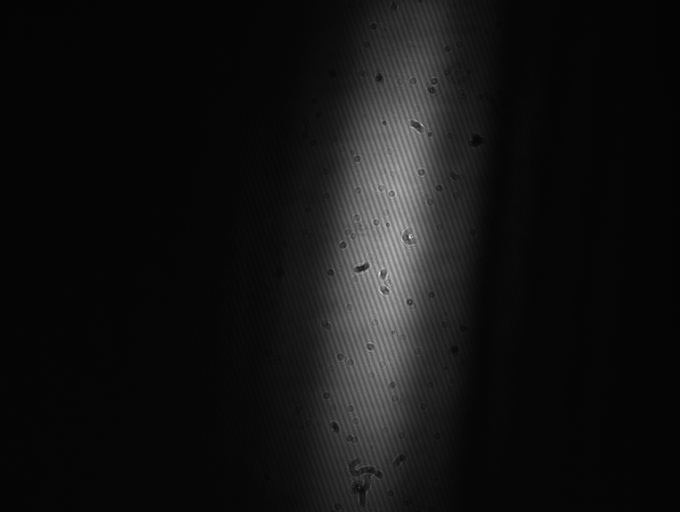
#> input picture examples/beam_profile/DeviceData_2026-04-08_12.28.03_#001.bmp, 1360 x 1024 px (shown at 1/2 size)
$ jupyter execute --allow-errors 'R2 transition_vertical_expanded_beam_4_8_2026.ipynb'   (shell and % lines are left out)
#> lines starting #> are read from the running program, lines starting #| are printed output that depends on the picture; after the words box and inside, x2 and y2 are one past the last pixel; in counts of white or black regions, pixels touching at a corner belong together
[cell 1]
from pathlib import Path
import pickle

import numpy as np
from scipy import constants as cst

import matplotlib.pyplot as plt
import tqdm

from centrex_tlf import states, hamiltonian, transitions, couplings, lindblad, utils
from centrex_tlf_julia_extension import lindblad_julia
# import cv2
import numpy as np
from scipy.optimize import curve_fit
import scipy.ndimage as ndimage

from PIL import Image

[cell 2]
plt.rcParams.update({"font.size": 14})

[cell 3]
cwd = Path().cwd()

# Setting up the system

#> (a cell that did not finish here is left out)

#> (a cell that did not finish here is left out)

#> (a cell that did not finish here is left out)

[cell 7]
from copy import deepcopy

#> (the rest of this cell did not finish here and is left out)

#> (a cell that did not finish here is left out)

## Detection Laser Beam Profile

### Read data from thorlabs beam profiler

## Beam profile after realignment with longer beamline

[cell 9]
import cv2


# file_path = "beam_profile/Image_2026-03-17_11.06.22_DET_vertical_expanded_0.5mW.bmp"
file_path = "beam_profile/DeviceData_2026-04-08_12.28.03_#001.bmp"
# Open the image file
image = Image.open(file_path)
#> image is the input picture: PIL image 1360x1024 RGB; min 3, max 255, mean 18.7

# Convert the image to grayscale (optional, if you need a 2D array)
image = image.convert('L')
#> image: PIL image 1360x1024 L
# Convert the image to a NumPy array
image_array = np.array(image)
image_array = image_array[::-1, :]
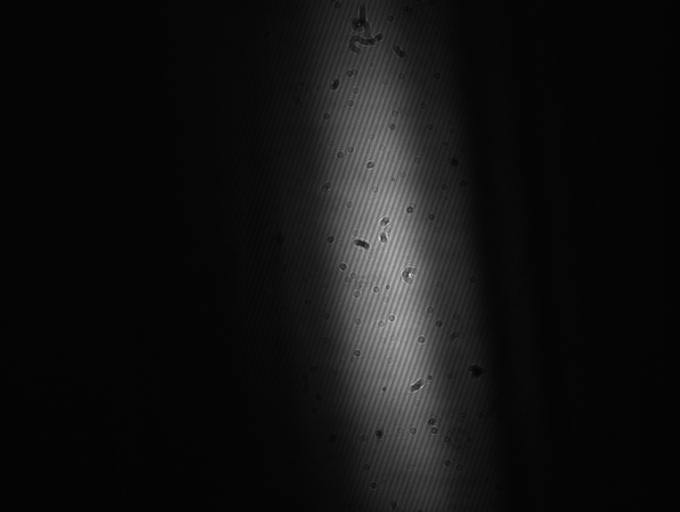
#> image_array: shape (1024, 1360) (shown at 1/2 size); min 3, max 255, mean 18.7
sensor_array = image_array

# Converting the array to uint8 format needed for OpenCV
image = (sensor_array).astype(np.uint8)

# Apply thresholding to create a binary mask of the non-zero data
_, thresholded = cv2.threshold(image, 60, 255, cv2.THRESH_BINARY)
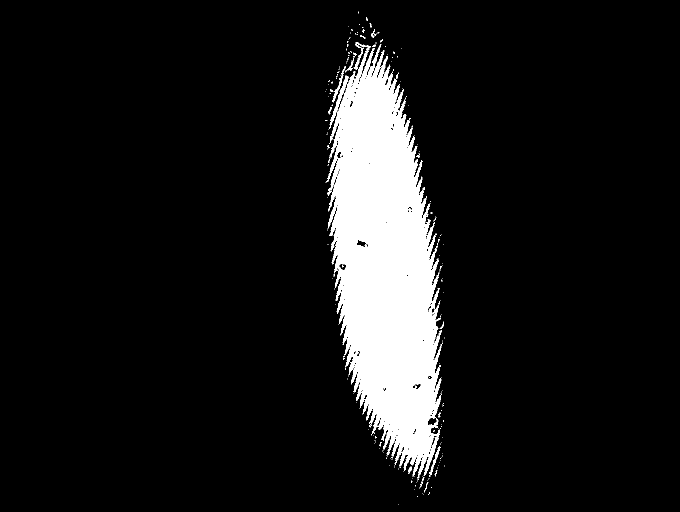
#> thresholded: shape (1024, 1360) (shown at 1/2 size); 9.1% white; 273 white regions (251 under 20 px)

# Find contours of the thresholded image to locate the non-zero areas
contours, _ = cv2.findContours(thresholded, cv2.RETR_EXTERNAL, cv2.CHAIN_APPROX_SIMPLE)
#> contours = 269 contours, 256 with area under 20; largest, box (x1, y1, x2, y2) and area: (653, 89, 885, 960) 123198, (658, 151, 698, 257) 517, (665, 133, 692, 204) 186, (858, 892, 881, 954) 176, (707, 104, 725, 139) 120

# Combine all contours into one to get a single enclosing circle
all_points = np.vstack(contours)
#> all_points = contour of 5579 points, box (x1, y1, x2, y2) (650, 22, 889, 1010), area 149870

# Find the minimum enclosing circle that covers all combined contours
(x, y), radius = cv2.minEnclosingCircle(all_points)
#> x = 756.5; y = 515.5; radius = 495.1
center = (int(x), int(y))
#> center = (756, 515)
radius = int(radius)
#> radius = 495

# Draw the enclosing circle on the original image
output_image = cv2.cvtColor(image, cv2.COLOR_GRAY2BGR)  # Convert to BGR for colored circle visualization
cv2.circle(output_image, center, radius, (0, 255, 0), 2)
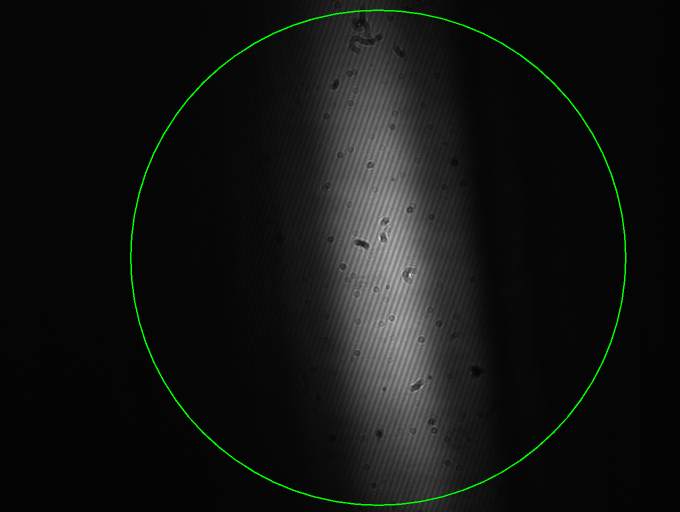
#> output_image: shape (1024, 1360, 3) (shown at 1/2 size); mean B, G, R 18.6, 20.3, 18.6


pixel_x_size, pixel_y_size = 8.77e-3/1360, 6.6e-3/1024

# Define a 2D Gaussian function
def gaussian_2d(xy, amplitude, xo, yo, sigma_x, sigma_y):
    x, y = xy
    xo = float(xo)
    yo = float(yo)
    g = amplitude * np.exp(-(((x - xo) ** 2) / (2 * sigma_x ** 2) + ((y - yo) ** 2) / (2 * sigma_y ** 2)))
    return g.ravel()

# Define the 2D Gaussian function with rotation
def gaussian_2d_rotated(coords, A, x0, y0, sigma_x, sigma_y, theta):
    x, y = coords
    a = np.cos(theta)**2 / (2*sigma_x**2) + np.sin(theta)**2 / (2*sigma_y**2)
    b = np.sin(2*theta) / (2*sigma_x**2) - np.sin(2*theta) / (2*sigma_y**2)
    c = np.sin(theta)**2 / (2*sigma_x**2) + np.cos(theta)**2 / (2*sigma_y**2)

    g = A * np.exp(- a*(x-x0)**2 - b*(x-x0)*(y-y0) - c*(y-y0)**2)
    return g.ravel()

# Initial guess for the Gaussian parameters
initial_guess = (80, 600, 400, 200, 200, 2)  # (A, x0, y0, sigma_x, sigma_y, theta)
# initial_guess = (20, 600, 600, 20, 20)  # (A, x0, y0, sigma_x, sigma_y)

img = ndimage.gaussian_filter(sensor_array, sigma=(50, 50), order=0)
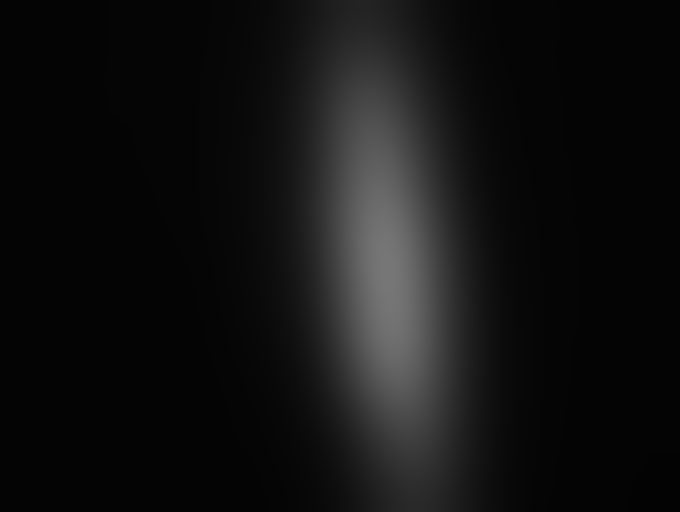
#> img: shape (1024, 1360) (shown at 1/2 size); min 3, max 119, mean 17.8

# Generate a grid of x, y coordinates
x = np.arange(img.shape[1])
#> x = 1360 values from 0 to 1359
y = np.arange(img.shape[0])
#> y = 1024 values from 0 to 1023
x, y = np.meshgrid(x, y)

# Create a mask to select data within the circle
mask = (x - center[0])**2 + (y - center[1])**2 <= radius**2
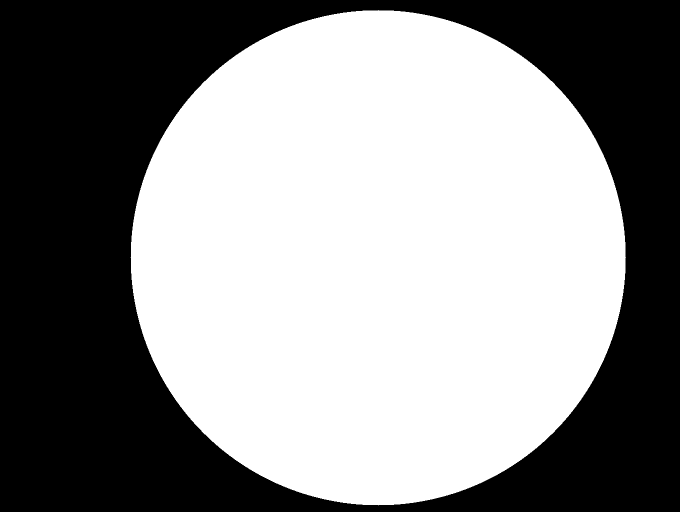
#> mask: shape (1024, 1360) bool (shown at 1/2 size); 55.3% white; 1 black region, box (x1, y1, x2, y2) and area: (0, 0, 1360, 1024) 622963

# Apply the mask to extract the relevant data
x_data = x[mask]
y_data = y[mask]
z_data = img[mask]


# Fit the Gaussian model to the data
popt, pcov = curve_fit(gaussian_2d_rotated, (x_data, y_data), z_data, p0=initial_guess, bounds=([-np.inf, -np.inf, -np.inf, -np.inf, -np.inf, 0], [np.inf, np.inf, np.inf, np.inf, np.inf, 2*np.pi]))
#> popt = [114.8, 772.8, 530.5, 100.6, 321.6, 6.17]; pcov = [[0.000277, -2.51e-06, -1.8e-05, -0.000112, -0.000596, 3.3e-10], [-2.51e-06, 0.000223, 0.00025, 4.24e-07, 2.27e-05, -1.89e-08], [-1.8e-05, 0.00025, 0.00238, 9.99e-07, 0.000173, -1.57e-08], [-0.000112, 4.24e-07, 9.99e-07, 0.000195, 9.6e-06, -4.55e-10], [-0.000596, 2.27e-05, 0.000173, 9.6e-06, 0.00402, -2.29e-09], [3.3e-10, -1.89e-08, -1.57e-08, -4.55e-10, -2.29e-09, 5.7e-09]]
# popt, pcov = curve_fit(gaussian_2d, (x_data, y_data), z_data, p0=initial_guess)


# # Extract the fitted parameters
amplitude, xo, yo, sigma_x, sigma_y, theta = popt
#> amplitude = 114.8; xo = 772.8; yo = 530.5; sigma_x = 100.6; sigma_y = 321.6; theta = 6.17

# Generate fitted data for visualization
z_fitted = gaussian_2d_rotated((x, y), *popt).reshape(sensor_array.shape)


# # Plot fitted Gaussian
fig, (ax1, ax2, ax3) = plt.subplots(1, 3, figsize=(25, 6))
scatter1 = ax1.scatter(x_data, y_data, c=sensor_array[mask], vmin=0, vmax=180, cmap='viridis')
ax1.set_title('Raw Sensor Data')
ax2.set_xlabel('Pixel X Index')
ax2.set_ylabel('Pixel Y Index')
fig.colorbar(scatter1, ax=ax1, label='Sensor Value')

scatter2 = ax2.scatter(x_data, y_data, c=z_data, cmap='viridis')
ax2.set_title('Smoothened Sensor Data')
ax2.set_xlabel('Pixel X Index')
ax2.set_ylabel('Pixel Y Index')
fig.colorbar(scatter2, ax=ax2, label='Sensor Value')

scatter3 = ax3.scatter(x_data, y_data, c=z_fitted[mask], cmap='viridis')
ax3.set_title('Fitted 2D Gaussian')
ax3.set_xlabel('Pixel X Index')
ax3.set_ylabel('Pixel Y Index')
ax3.scatter(center[0], center[1], color='red', marker='o')
ax3.scatter(popt[1], popt[2], color='black', marker='x', label=f'Fitted Center x={(xo-center[0])*pixel_x_size*1e3:.2f}mm y={(yo-center[1])*pixel_y_size*1e3:.2f}mm')
ax3.plot(popt[1]+np.arange(-250,250,50)*np.sin(theta), popt[2]-np.arange(-250,250,50)*np.cos(theta), color='black', alpha=0.5, label=f'theta={int(theta*180/np.pi)}°')
fig.colorbar(scatter3, ax=ax3, label='Sensor Value')
ax3.legend()
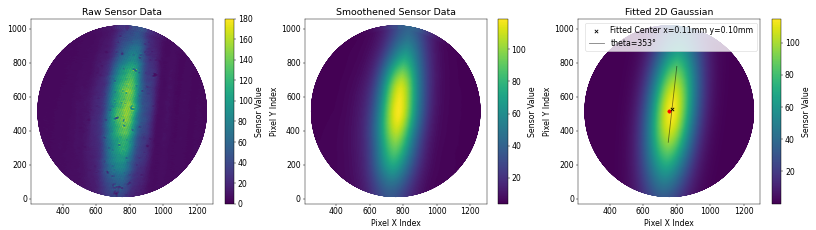
#> figure drawn by matplotlib, 6 panels

[cell 10]
sensor_array.shape
#> Out = (1024, 1360)

[cell 11]
popt
#> Out = [114.8, 772.8, 530.5, 100.6, 321.6, 6.17]

[cell 12]
image.shape
#> Out = (1024, 1360)

[cell 13]
image.shape[0]*pixel_x_size
#> Out = 0.0066

[cell 14]
(yo-center[1])*pixel_y_size
#> Out = 0.0001

[cell 15]
sigma_x*pixel_x_size, sigma_y*pixel_y_size
#> Out = (0.000649, 0.00207)

# Scan Frequency

[cell 16]
def get_diagonal_indices_flattened(size, states=None, mode="python"):
    if states is None:
        indices = [i + size * i for i in range(size)]
    else:
        indices = [i + size * i for i in states]
    if mode == "julia":
        return [i + 1 for i in indices]
    elif mode == "python":
        return indices
#> (the rest of this cell did not finish here and is left out)

## Run simulation

[cell 17]
sigma_x*pixel_x_size*np.sqrt(2), sigma_y*pixel_y_size*np.sqrt(2)
#> Out = (0.000918, 0.00293)

#> (a cell that did not finish here is left out)

[cell 19]
from rich import progress
frequencies = np.arange(-5, 5, 0.01) * 2 * np.pi * 1e6 * 4
vz = 185
def scan_function(laser_power, y0):

    ρ = utils.population.generate_uniform_population_states(
        states.QuantumSelector(J=2, F=3, electronic=states.ElectronicState.X), obe_system.QN
    )
    stop_function = "vz*t + z0 >= 2e-2"

    callback = lindblad_julia.setup_discrete_callback_terminate(
        odepars=odepars, stop_expression=stop_function
    )
    odepars.σz, odepars.σy = sigma_x*pixel_x_size*np.sqrt(2), sigma_y*pixel_y_size*np.sqrt(2)
    odepars.β = 0
    odepars.θ = theta
    odepars.laser_center_z, odepars.laser_center_y = -(xo-center[0])*pixel_x_size, (yo-center[1])*pixel_y_size
    odepars.y0 = y0
    power = laser_power*1e-3


    peak_intensity = power / (2 * np.pi * odepars.σz * odepars.σy)

    odepars.peak_intensity = peak_intensity

    ensemble_config = lindblad_julia.OBEEnsembleProblemConfig(
        method="Tsit5()",
        save_idxs=save_idxs,
        saveat=1e-6,
        abstol=1e-10,
        reltol=1e-7,
        callback=callback,
    )

    problem = lindblad_julia.OBEProblem(odepars, ρ, tspan=(0, 500e-6))

    scan_values = [frequencies]
    parameters = ["laser_detuning"]

    output_func = lindblad_julia.setup_state_integral_calculation_state_idxs(
        nphotons=True
    )

    ensemble_problem = lindblad_julia.OBEEnsembleProblem(
        problem=problem,
        parameters=parameters,
        scan_values=scan_values,
        output_func=output_func,
        zipped=True,
    )

    lindblad_julia.setup_problem_parameter_scan(ensemble_problem)

    lindblad_julia.solve_problem_parameter_scan(ensemble_problem, ensemble_config)

    results = lindblad_julia.get_results_parameter_scan(ensemble_problem)
    return results
# with open("results_scan_freq.pkl", "wb") as f:
#     pickle.dump(results_scan, f)

[cell 20]
import pandas as pd
import numpy as np
from rich import progress
from scipy.interpolate import LinearNDInterpolator
y0s = np.append(np.arange(0, 3, 0.2), np.arange(3, 5, 0.5)) * 1e-2 # [cm to m]

class TaskSpeed(progress.ProgressColumn):
    def render(self, task):
        if task.speed is None:
            return ""
        elif task.speed >= 0.1:
            return f"{(task.speed or 0):.1f}/s"
        else:
            return f"{(1 / task.speed or 0):.1f} s/i"

# --- Main Script ---
all_records = [] # This list will store all the data points in memory

#> (the rest of this cell did not finish here and is left out)

[cell 21]
y0s = np.append(np.arange(0, 3, 0.2), np.arange(3, 5, 0.5)) * 1e-2 # [cm to m]

#> (the rest of this cell did not finish here and is left out)

[cell 22]
import pickle
with open("detuning_simu_vertical_expanded_beam.pkl", "rb") as f:
#> (reads examples/detuning_simu_vertical_expanded_beam.pkl from the repository)
